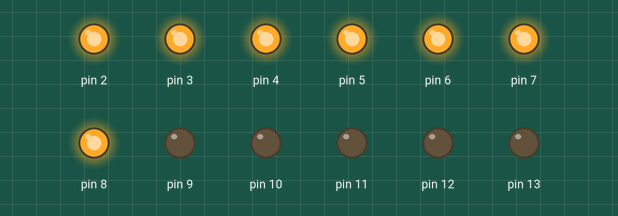
Simulated run of this sketch. Board: Arduino Uno, built with avr-gcc and run on an emulated ATmega328P. On the bench: output pins drawn as LEDs (lit = HIGH).

Above: at 0.5 s.
At 2.5 s:
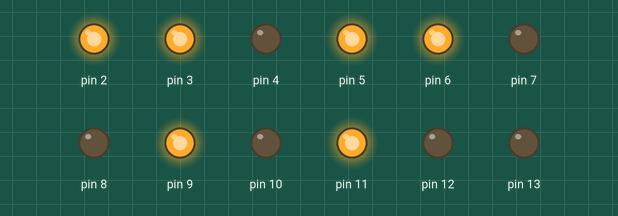
At 4.5 s:
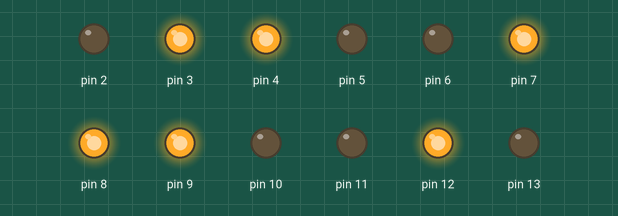
At 8.5 s:
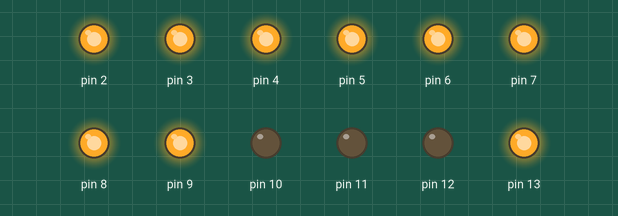
At 12.5 s:
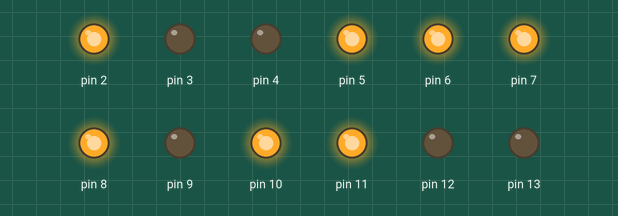
At 17.5 s:
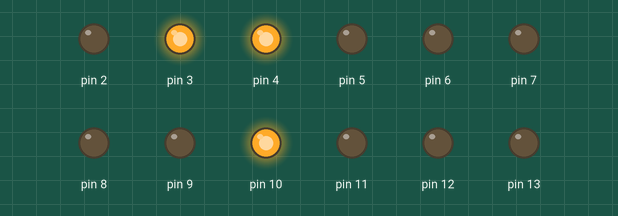
Timing chart, 0 to 18.4 s (numbered marks = the images above):
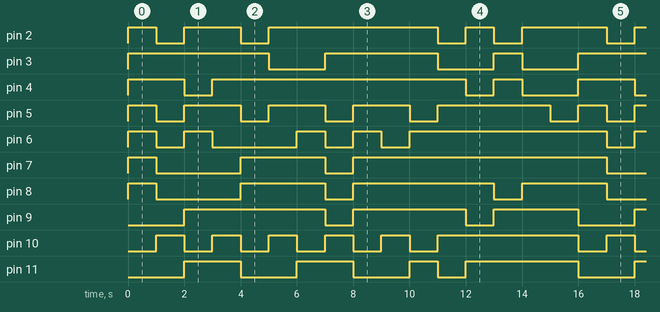

The sketch:

ELEMSYS_Experiment_4.ino
```cpp
void setup() {
    for(int i = 2; i <= 13; i++){
        pinMode(i,OUTPUT);
    }
}

void loop(){
    for(int i = 0; i <= 15; i++){
        displayDigit(i);
        delay(1000);
        turnOff(2,13);
    }
}

void displayDigit(int digit){
    if(digit == 0) turnOn(0,8);
    else if(digit == 1){
        turnOn(3,4);
        turnOn(10,10);
    }
    else if(digit == 2) {
        turnOn(2,3);
        turnOn(5,6);
        turnOn(9,9);
        turnOn(11,11);
    } else if(digit == 3){
        turnOn(2,5);
        turnOn(9,9);
        turnOn(10,11);
    } else if(digit == 4){
        turnOn(3,4);
        turnOn(7,9);
        turnOn(12,12);
    } else if(digit == 5){
        turnOn(2,2);
        turnOn(4,5);
        turnOn(7,9);
        turnOn(10,10);
        turnOn(12,12);
    } else if(digit == 6){
        turnOn(2,2);
        turnOn(4,9);
        turnOn(11,12);
    } else if(digit == 7){
        turnOn(2,4);
        turnOn(10,12);
    }
    else if(digit == 8){
        turnOn(2,9);
        turnOn(13,13);
    }
    else if(digit == 9){
       turnOn(2,5);
       turnOn(7,9);
       turnOn(10,10);
       turnOn(13,13);
    } else if(digit == 10){
       turnOn(2,4);
       turnOn(6,9);
       turnOn(11,11);
       turnOn(13,13);
    } else if(digit == 11){
       turnOn(4,9);
       turnOn(10,10);
       turnOn(12,13);
    }
    else if(digit == 12){
       turnOn(2,2);
       turnOn(5,8);
       turnOn(10,11);
    } else if(digit == 13){
       turnOn(3,7);
       turnOn(9,9);
       turnOn(10,11);
       turnOn(13,13);
    } else if(digit == 14){
       turnOn(2,2);
       turnOn(5,9);
       turnOn(10,12);
    } else if(digit == 15){
       turnOn(2,2);
       turnOn(6,9);
       turnOn(10,13);
    }
}
void turnOff(int start, int finish){
    for(int i = start; i <= finish; digitalWrite(i,LOW), i++);
}

void turnOn(int start, int finish){
    for(int i = start; i <= finish; digitalWrite(i,HIGH), i++);
}
```

Measured:
- by itself, pin 2: repeats every 16.0 s: LOW 1.0 s, HIGH 2.0 s, LOW 1.0 s, HIGH 6.0 s, LOW 1.0 s, HIGH 1.0 s, LOW 1.0 s, HIGH 3.0 s
- by itself, pin 3: repeats every 16.0 s: LOW 2.0 s, HIGH 4.0 s, LOW 2.0 s, HIGH 1.0 s, LOW 2.0 s, HIGH 5.0 s
- by itself, pin 4: repeats every 16.0 s: LOW 1.0 s, HIGH 9.0 s, LOW 1.0 s, HIGH 1.0 s, LOW 2.0 s, HIGH 2.0 s
- by itself, pin 5: repeats every 16.0 s: 3 × (LOW 1.0 s, HIGH 2.0 s), LOW 1.0 s, HIGH 4.0 s, LOW 1.0 s, HIGH 1.0 s
- by itself, pin 6: repeats every 16.0 s: LOW 1.0 s, HIGH 1.0 s, LOW 3.0 s, 2 × (HIGH 1.0 s, LOW 1.0 s), HIGH 7.0 s
- by itself, pin 7: repeats every 16.0 s: LOW 3.0 s, HIGH 3.0 s, LOW 1.0 s, HIGH 9.0 s
- by itself, pin 8: repeats every 16.0 s: LOW 3.0 s, HIGH 3.0 s, LOW 1.0 s, HIGH 5.0 s, LOW 1.0 s, HIGH 3.0 s
- by itself, pin 9: repeats every 16.0 s: LOW 1.0 s, HIGH 4.0 s, LOW 1.0 s, HIGH 3.0 s, LOW 2.0 s, HIGH 5.0 s
